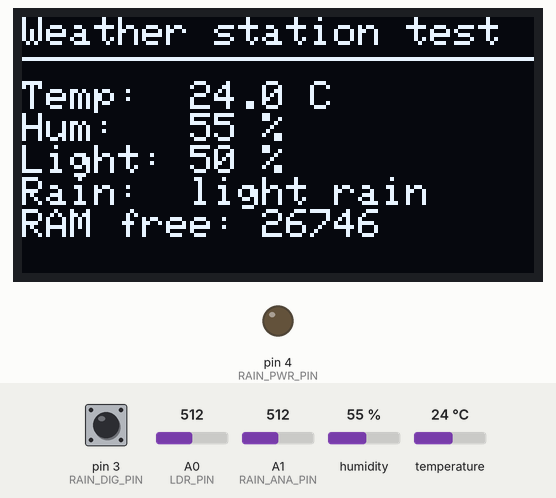
Simulated run of this sketch. Board: Arduino Uno, built with avr-gcc and run on an emulated ATmega328P. Shown: 128×64 one-colour display, output pins drawn as LEDs (lit = HIGH). Inputs (shaded band) come from the test bench; at power-on: A1 (RAIN_ANA_PIN) = 512, humidity 55 %, pin 3 (RAIN_DIG_PIN) HIGH, A0 (LDR_PIN) = 512, temperature 24 °C. What the sketch prints to the serial monitor is not drawn.

Above: at 5.9 s.
6.0 s: A1 (RAIN_ANA_PIN) set to 682
16.9 s: A1 (RAIN_ANA_PIN) set to 707
At 20.9 s:
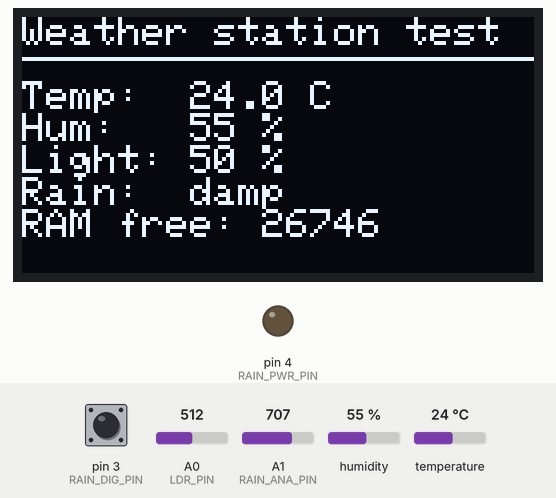
27.1 s: A1 (RAIN_ANA_PIN) set to 885
33.2 s: A1 (RAIN_ANA_PIN) set to 907
At 36.9 s:
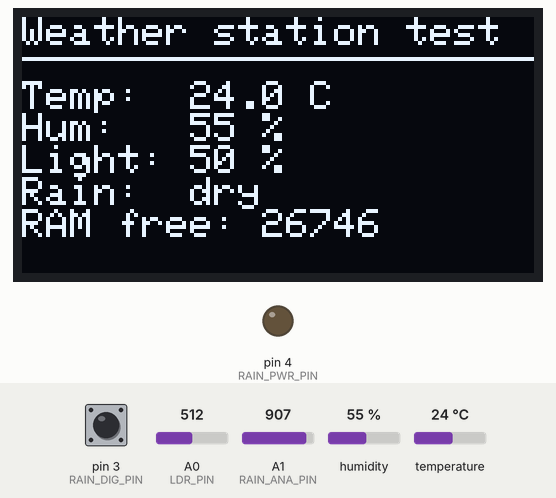
42.3 s: A1 (RAIN_ANA_PIN) set to 306
At 47.4 s:
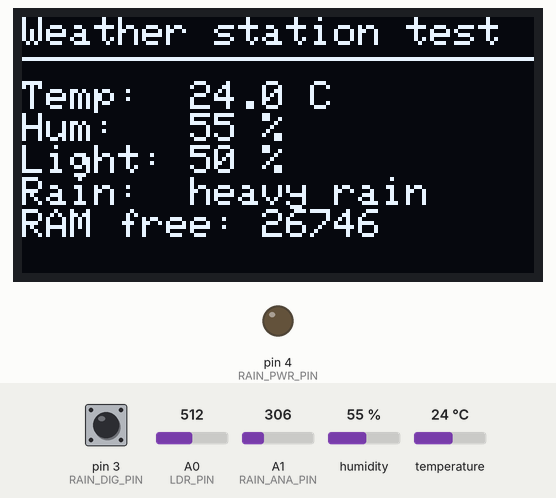
52.5 s: humidity set to 22 %
At 57.0 s:
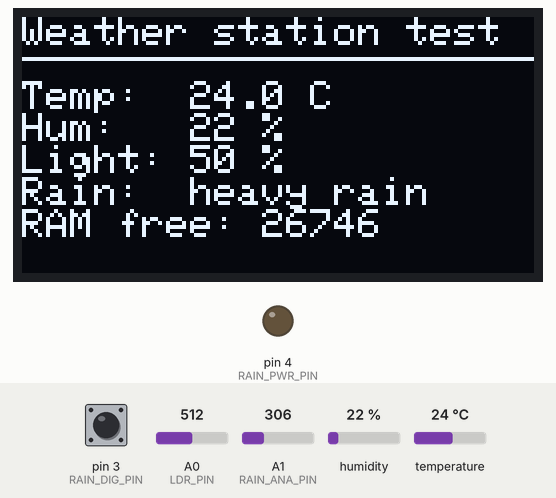
Timing chart, 0 to 62.7 s (numbered marks = the images above; inputs shaded):
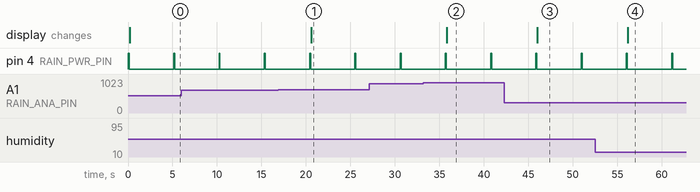

Measured:
- the behaviour switches between 699 and 700 on A1 (RAIN_ANA_PIN) (found by bisection; images 0 and 1)
- the behaviour switches between 899 and 900 on A1 (RAIN_ANA_PIN) (found by bisection; images 1 and 2)
- after the input at 16.9 s, the display: changes after 3.7 s (image 1)
- after the input at 33.2 s, the display: changes after 2.6 s (image 2)
- after the input at 42.3 s, the display: changes after 3.7 s (image 3)
- after the input at 52.5 s, the display: changes after 3.7 s (image 4)
- by itself, pin 4 (RAIN_PWR_PIN): alternates HIGH for 0.10 s and LOW for 5.0 s

The sketch:

10_all_sensors_oled.ino
```cpp
// Test 10: DHT11 + LDR + rain + OLED together (no GSM).
// PASS: all readings on the OLED, one JSON line every 5 s on Serial, free RAM reported.
// Libraries: DHT sensor library, Adafruit Unified Sensor, Adafruit GFX, Adafruit SSD1306.

#include <Wire.h>
#include <Adafruit_GFX.h>
#include <Adafruit_SSD1306.h>
#include <DHT.h>

const uint8_t DHT_PIN      = 2;
const uint8_t RAIN_DIG_PIN = 3;
const uint8_t RAIN_PWR_PIN = 4;
const uint8_t LDR_PIN      = A0;
const uint8_t RAIN_ANA_PIN = A1;
const uint8_t OLED_ADDR    = 0x3C;

const int RAIN_DRY   = 900;  // same thresholds as test 06
const int RAIN_DAMP  = 700;
const int RAIN_LIGHT = 400;

const unsigned long INTERVAL_MS = 5000;

Adafruit_SSD1306 display(128, 64, &Wire, -1);
DHT dht(DHT_PIN, DHT11);

int freeRam() {
  extern int __heap_start, *__brkval;
  int v;
  return (int)&v - (__brkval == 0 ? (int)&__heap_start : (int)__brkval);
}

const __FlashStringHelper *rainClass(int raw) {
  if (raw >= RAIN_DRY) return F("dry");
  if (raw >= RAIN_DAMP) return F("damp");
  if (raw >= RAIN_LIGHT) return F("light rain");
  return F("heavy rain");
}

void setup() {
  Serial.begin(9600);
  pinMode(RAIN_PWR_PIN, OUTPUT);
  digitalWrite(RAIN_PWR_PIN, LOW);
  pinMode(RAIN_DIG_PIN, INPUT);
  dht.begin();
  Serial.print(F("Free RAM before OLED: "));
  Serial.println(freeRam());
  if (!display.begin(SSD1306_SWITCHCAPVCC, OLED_ADDR)) {
    Serial.println(F("FAIL: OLED begin() failed (wiring/address, or not enough RAM for the 1 KB buffer)."));
    for (;;) {}
  }
  Serial.print(F("Free RAM after OLED: "));
  Serial.println(freeRam());
  display.setTextColor(SSD1306_WHITE);
}

void loop() {
  float t = dht.readTemperature();
  float h = dht.readHumidity();
  bool dhtOk = !isnan(t) && !isnan(h);

  int light = map(analogRead(LDR_PIN), 0, 1023, 0, 100);

  digitalWrite(RAIN_PWR_PIN, HIGH);
  delay(100);
  int rainRaw = analogRead(RAIN_ANA_PIN);
  bool rainFlag = digitalRead(RAIN_DIG_PIN) == LOW;
  digitalWrite(RAIN_PWR_PIN, LOW);

  // JSON line for the dashboard; null when the DHT read fails.
  Serial.print(F("{\"t\":"));
  if (dhtOk) Serial.print(t, 1); else Serial.print(F("null"));
  Serial.print(F(",\"h\":"));
  if (dhtOk) Serial.print(h, 0); else Serial.print(F("null"));
  Serial.print(F(",\"light\":"));
  Serial.print(light);
  Serial.print(F(",\"rain\":\""));
  Serial.print(rainClass(rainRaw));
  Serial.print(F("\",\"rain_raw\":"));
  Serial.print(rainRaw);
  Serial.print(F(",\"rain_flag\":"));
  Serial.print(rainFlag ? 1 : 0);
  Serial.print(F(",\"free_ram\":"));
  Serial.print(freeRam());
  Serial.println('}');

  display.clearDisplay();
  display.setTextSize(1);
  display.setCursor(0, 0);
  display.println(F("Weather station test"));
  display.drawFastHLine(0, 10, 128, SSD1306_WHITE);
  display.setCursor(0, 16);
  display.print(F("Temp:  "));
  if (dhtOk) { display.print(t, 1); display.println(F(" C")); } else display.println(F("err"));
  display.print(F("Hum:   "));
  if (dhtOk) { display.print(h, 0); display.println(F(" %")); } else display.println(F("err"));
  display.print(F("Light: "));
  display.print(light);
  display.println(F(" %"));
  display.print(F("Rain:  "));
  display.println(rainClass(rainRaw));
  display.print(F("RAM free: "));
  display.print(freeRam());
  display.display();

  delay(INTERVAL_MS - 100);
}
```
